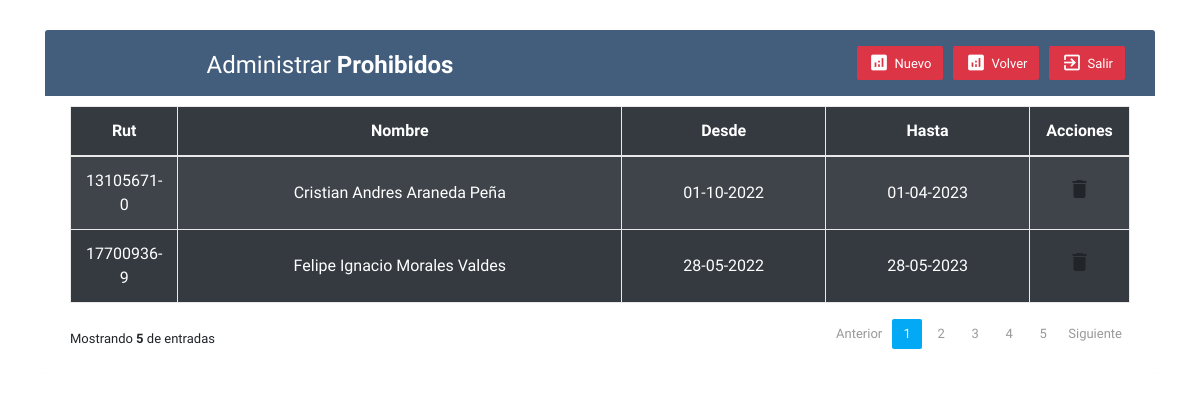
The app's page /prohib.php with its own data.
### tables this page shows
CREATE TABLE `prohibidos` (
  `id` int(11) NOT NULL AUTO_INCREMENT,
  `rut` varchar(13) NOT NULL,
  `nombre` varchar(100) NOT NULL,
  `fecha_inicio` varchar(12) NOT NULL,
  `fecha_fin` varchar(12) NOT NULL,
  PRIMARY KEY (`id`)
);

### prohib.php (the view, shortened to what this page needs)
<?php
require_once("validar.php");
try {
    $cbd = Database::getInstance();
    $consulta = $cbd -> prepare('SELECT * FROM prohibidos');
    $consulta->execute();
} catch (PDOException $e) {
    echo "ERROR: " . $e->getMessage();
}
?>
<!DOCTYPE html>
<html lang="en">
<head>
	<link rel="stylesheet" href="css/bootstrap.min.css">
	<link rel="stylesheet" href="css/font-awesome.css">
    <link rel="stylesheet" href="css/jquery-ui.min.css">
	<link rel="stylesheet" href="css/style.css">
</head>
<body>
    <div class="container-xl">
        <div class="table-responsive">
            <div class="table-wrapper">
                <div class="table-title">
                    <div class="row">
                        <div class="col-sm-6">
                            <h2>Administrar <b>Prohibidos</b></h2>
                        </div>
                        <div class="col-sm-6">
                            <a href="index.php" class="btn btn-danger"><i class="material-icons">exit_to_app</i><span>Salir</span></a>
                            <a href="index.php" class="btn btn-danger"><i class="material-icons">analytics</i> <span>Volver</span></a>
                            <a href="#" class="btn btn-danger" onclick="modalAgregar()"><i class="material-icons">analytics</i> <span>Nuevo</span></a>
                        </div>
                    </div>
                </div>
                <table class="table table-striped table-bordered table-dark">
                    <thead>
                        <tr>
                            <th>Rut</th>
                            <th>Nombre</th>
                            <th>Desde</th>
                            <th>Hasta</th>
                            <th>Acciones</th>
                        </tr>
                    </thead>
                    <tbody>
                        <?php while($resultado = $consulta->fetch(PDO::FETCH_ASSOC)){ ?>
                        <tr>
                            <td><?php echo $resultado["rut"]?></td>
                            <td><?php echo $resultado["nombre"]?></td>
                            <td><?php echo $resultado["fecha_inicio"]?></td>
                            <td><?php echo $resultado["fecha_fin"]?></td>
                            <td>
                                <form action="<?php echo $_SERVER['PHP_SELF'];?>" method="post">
                                    <button class="btn" type="submit" name="borrar" value="borrar">
                                        <span class="material-icons">delete</span>
                                    </button>
                                </form>
                            </td>
                        </tr>
                        <?php } ?>
                    </tbody>
                </table>
                <div class="clearfix">
                    <div class="hint-text">Mostrando <b>5</b> de <b><?php ?></b> entradas</div>
                    <ul class="pagination">
                        <li class="page-item disabled"><a href="#">Anterior</a></li>
                        <li class="page-item active"><a href="#" class="page-link">1</a></li>
                        <li class="page-item"><a href="#" class="page-link">2</a></li>
                        <li class="page-item"><a href="#" class="page-link">3</a></li>
                        <li class="page-item"><a href="#" class="page-link">4</a></li>
                        <li class="page-item"><a href="#" class="page-link">5</a></li>
                        <li class="page-item"><a href="#" class="page-link">Siguiente</a></li>
                    </ul>
                </div>
            </div>
        </div>
    </div>
</body>
</html>

### css/style.css (style rules this page uses)
* { margin: 0; padding: 0; }
body { font-size: 16px; height: 100%; font-family: 'Varela Round', sans-serif; width: 100%; position: absolute; text-align: center; }
.table-responsive { margin: 30px 0; }
.table-wrapper { background: #fff; padding: 20px 25px; border-radius: 3px; min-width: 1000px; box-shadow: 0 1px 1px rgba(0,0,0,.05); }
.table-title { padding-bottom: 15px; background: #435d7d; color: #fff; padding: 16px 30px; min-width: 100%; margin: -20px -25px 10px; border-radius: 3px 3px 0 0; }
.table-title h2 { margin: 5px 0 0; font-size: 24px; }
.table-title .btn { color: #fff; float: right; font-size: 13px; border: none; min-width: 50px; border-radius: 2px; border: none; outline: none !important; margin-left: 10px; }
.table-title .btn i { float: left; font-size: 21px; margin-right: 5px; }
.table-title .btn span { float: left; margin-top: 2px; }
table.table tr th, table.table tr td { border-color: #e9e9e9; padding: 12px 15px; vertical-align: middle; }
table.table tr th:first-child { width: 60px; }
table.table tr th:last-child { width: 100px; }
table.table-striped tbody tr:nth-of-type(odd) { background-color: #fcfcfc; }
.pagination { float: right; margin: 0 0 5px; }
.pagination li a { border: none; font-size: 13px; min-width: 30px; min-height: 30px; color: #999; margin: 0 2px; line-height: 30px; border-radius: 2px !important; text-align: center; padding: 0 6px; }
.pagination li.active a, .pagination li.active a.page-link { background: #03A9F4; }
.hint-text { float: left; margin-top: 10px; font-size: 13px; }

### records on screen
prohibidos: rut "13105671-0", nombre "Cristian Andres Araneda Peña", fecha_inicio "01-10-2022", fecha_fin "01-04-2023"
prohibidos: rut "17700936-9", nombre "Felipe Ignacio Morales Valdes", fecha_inicio "28-05-2022", fecha_fin "28-05-2023"
